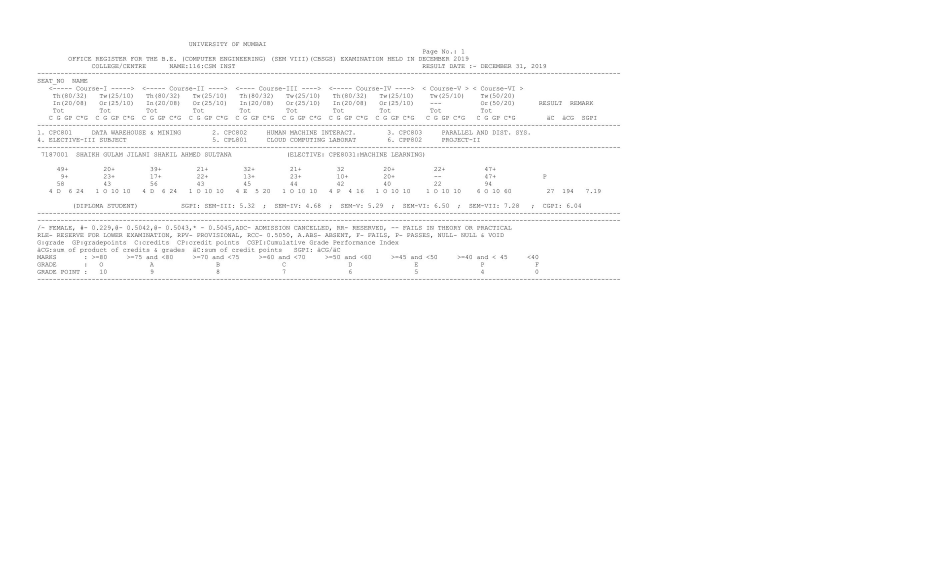
#> input picture Page_Image/page_1.png, 2800 x 1700 px (shown at 1/3 size); its folder holds only this picture in this run
$ python crop.py
#> lines starting #> are read from the running program, lines starting #| are printed output that depends on the picture; after the words box and inside, x2 and y2 are one past the last pixel; in counts of white or black regions, pixels touching at a corner belong together
from PIL import Image
from pdf2image import convert_from_path
import os,os.path
import cv2
import numpy as np
def line_detect(x):
#> called with x = 1
    for number in range(1,x+1):
        img = cv2.imread("./Page_Image/page_"+str(number)+".png", cv2.IMREAD_COLOR)
#> img is the input picture: shape (1700, 2800, 3); min 0, max 255, mean 252.5
        gray = cv2.cvtColor(img, cv2.COLOR_BGR2GRAY)
        edges = cv2.Canny(gray, 50, 200)
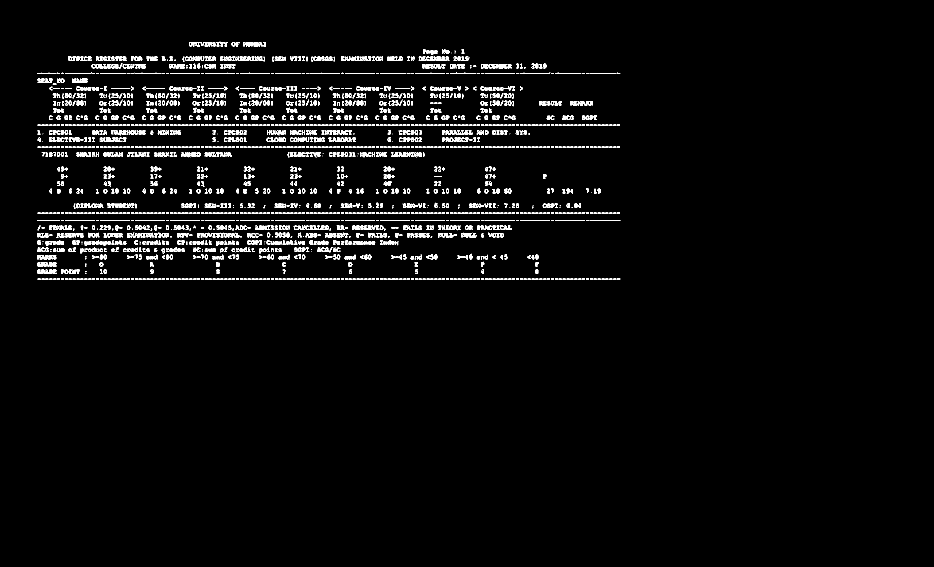
#> edges: shape (1700, 2800) (shown at 1/3 size); 2% white in thin lines or dots, all inside (x1, y1, x2, y2) = (112, 125, 1861, 839)
        lines = cv2.HoughLinesP(edges, 1, np.pi/180, 700,lines=6,minLineLength=400, maxLineGap=50)
#> lines = [[113, 662, 1860, 662], [113, 660, 1860, 660], [113, 376, 1859, 376], [113, 221, 1860, 221], [113, 640, 1859, 640], [113, 836, 1860, 836], [113, 219, 1859, 219], [113, 440, 1859, 440], [113, 374, 1859, 374], [113, 838, 1860, 838], [113, 638, 1859, 638], [113, 442, 1859, 442]]
        newline=[]
        for line in lines:
            x1, y1, x2, y2 = line[0]
            single_line=[x1,y1,x2,y2]
            newline.append(single_line)
#> this loop made 12 passes
#> (y1, x2, y2, single_line) on passes 1 to 12: (662, 1860, 662, [113, 662, 1860, 662]), (660, 1860, 660, [113, 660, 1860, 660]), (376, 1859, 376, [113, 376, 1859, 376]), (221, 1860, 221, [113, 221, 1860, 221]), (640, 1859, 640, [113, 640, 1859, 640]), (836, 1860, 836, [113, 836, 1860, 836]), (219, 1859, 219, [113, 219, 1859, 219]), (440, 1859, 440, [113, 440, 1859, 440]), (374, 1859, 374, [113, 374, 1859, 374]), (838, 1860, 838, [113, 838, 1860, 838]), (638, 1859, 638, [113, 638, 1859, 638]), (442, 1859, 442, [113, 442, 1859, 442])
#> after the loop, newline = 12 items, first 6: [113, 662, 1860, 662], [113, 660, 1860, 660], [113, 376, 1859, 376], [113, 221, 1860, 221], [113, 640, 1859, 640], [113, 836, 1860, 836]
        finalvalue=[newline[0]]
#> finalvalue = [[113, 662, 1860, 662]]
        output=[newline[0]];
#> output = [[113, 662, 1860, 662]]
        for i in range(1,len(newline)):
            flag=True;
            for j in range(0,len(output)):
                x,y=output[j][1]+2,output[j][1]-2;
                z=newline[i][1];
                if(z==x or z==y):
                    flag=False;
                    break;
            if(flag):
                output.append(newline[i]);
#> this loop made 11 passes
#> after the loop, output = [[113, 662, 1860, 662], [113, 376, 1859, 376], [113, 221, 1860, 221], [113, 640, 1859, 640], [113, 836, 1860, 836], [113, 440, 1859, 440]]
        n = len(output)
#> n = 6
        for i in range(n):
            for j in range(0, n-i-1):
                if output[j][1] > output[j+1][1] :
                    output[j], output[j+1] = output[j+1], output[j]
#> after the loop, output = [[113, 221, 1860, 221], [113, 376, 1859, 376], [113, 440, 1859, 440], [113, 640, 1859, 640], [113, 662, 1860, 662], [113, 836, 1860, 836]]
        final_output=[]
        for i in range(0,len(output)):
            if(i>=2 and i<len(output)-2):
                final_output.append(output[i])
#> this loop made 6 passes
#> after the loop, final_output = [[113, 440, 1859, 440], [113, 640, 1859, 640]]
        croping(final_output,number)

def croping(output,i):
#> called with i = 1
    im = Image.open(r"./Page_Image/page_"+str(i)+".png")
    index=1
    for j in range(len(output)-1):
        left = output[j][0]
        right = output[j][2]
        top=output[j][1]
        bottom=output[j+1][1]
        im1 = im.crop((left, top, right, bottom))
        im1 = im1.save("./Crop_Image/crop_" + str(i)+"_"+str(index)+".png")
        index=index+1
#> this loop made 1 pass
#> (left, right, top, bottom, index) on pass 1: (113, 1859, 440, 640, 2)
#> pass 1, in croping, `im1 = im.crop((left, top, right, bottom))`:
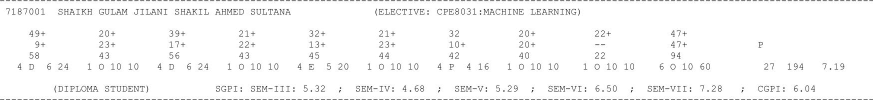
#> im1: PIL image 1746x200 RGB (shown at 1/2 size); min 0, max 255, mean 247.4
#> after the loop, index = 2


if __name__ == "__main__":
    DIR = './Page_Image'
    x=len([name for name in os.listdir(DIR) if os.path.isfile(os.path.join(DIR, name))])
    line_detect(x)
